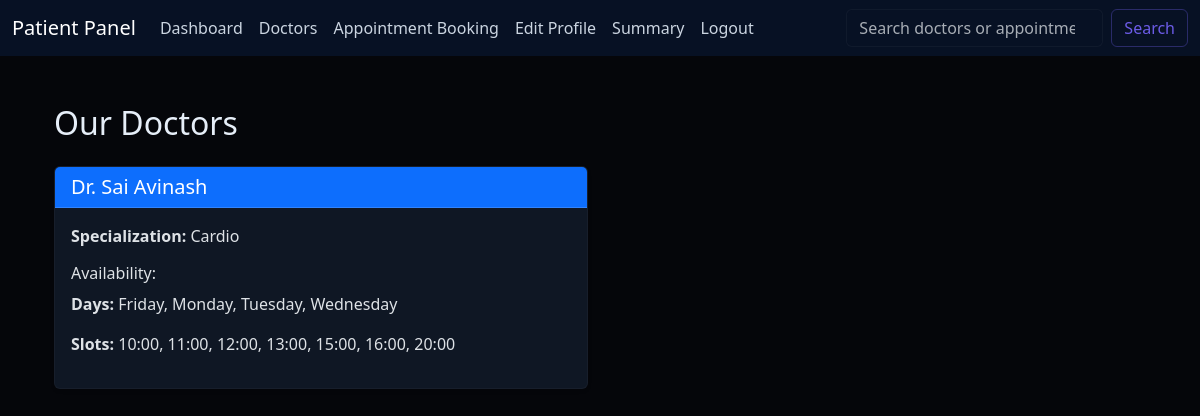
Screenshot of /patient/doctors (signed in) with the database file from the repository.
### models.py (models this page shows, shortened)
class Doctor(db.Model):
    id = db.Column(db.Integer, primary_key=True)
    user_id = db.Column(db.Integer, db.ForeignKey('user.id'), nullable=False, unique=True)
    specialization = db.Column(db.String(50), nullable=False)
    availability = db.relationship('DoctorAvailability', backref='doctor', lazy='dynamic', cascade="all, delete-orphan")
    appointments = db.relationship('Appointment', backref='doctor', lazy=True)

class User(UserMixin, db.Model):
    id = db.Column(db.Integer, primary_key=True)
    username = db.Column(db.String(50), unique=True, nullable=False)
    name = db.Column(db.String(50), nullable=False)
    email = db.Column(db.String(50), unique=True, nullable=False)
    password = db.Column(db.String(200), nullable=False)  # hashed passwords are long
    role = db.Column(db.String(20), nullable=False)  # Admin / Doctor / Patient
    doctor_profile = db.relationship('Doctor', backref='user', uselist=False)
    patient_profile = db.relationship('Patient', backref='user', uselist=False)

### routes/patients.py (the view)
@patient_bp.route('/doctors')
@login_required
def list_doctors():
    doctors = Doctor.query.join(User).all()
    availability_by_doctor = {}
    for doctor in doctors:
        availability = DoctorAvailability.query.filter_by(doctor_id=doctor.id).all()
        availability_by_doctor[doctor.id] = {
            'days': sorted(list(set([avail.day.value for avail in availability]))),
            'slots': sorted(list(set([avail.start_time.strftime('%H:%M') for avail in availability])))
        }
    return render_template('patient/list_doctors.html', doctors=doctors, availability_by_doctor=availability_by_doctor)

### app.py (called while the page is built)
@login_manager.user_loader
def load_user(user_id):
    return User.query.get(int(user_id))

### templates/patient/list_doctors.html (shortened to what this page needs)
{% extends "patient/patient_base.html" %}
{% block content %}
<div class="container mt-5 mb-5">
    <h2 class="mb-4">Our Doctors</h2>
    <div class="row">
        {% for doctor in doctors %}
        <div class="col-md-6 mb-4">
            <div class="card shadow-sm">
                <div class="card-header bg-primary text-white">
                    <h5 class="mb-0">Dr. {{ doctor.user.name }}</h5>
                </div>
                <div class="card-body">
                    <p><strong>Specialization:</strong> {{ doctor.specialization }}</p>
                    {% if availability_by_doctor[doctor.id] %}
                        <h6>Availability:</h6>
                        <p><strong>Days:</strong> {{ ", ".join(availability_by_doctor[doctor.id]['days']) }}</p>
                        <p><strong>Slots:</strong> {{ ", ".join(availability_by_doctor[doctor.id]['slots']) }}</p>
                    {% else %}
                        <p class="text-muted">Availability not set for this doctor.</p>
                    {% endif %}
                </div>
            </div>
        </div>
        {% endfor %}
    </div>
</div>
{% endblock %}

### static/css/theme.css (style rules this page uses)
:root { --accent: #6c5ce7; --muted: #6b7280; --card-bg: #0f1724; --surface: #0b1220; }
body[data-bs-theme="dark"], body { background-color: #05060a; color: #e6eef8; }
.card { background-color: var(--card-bg); border: 1px solid rgba(255,255,255,0.03); }

### rows the page displays
Doctor: user.name "Sai Avinash", specialization "Cardio", id "Friday, Monday, Tuesday, Wednesday", id "10:00, 11:00, 12:00, 13:00, 15:00, 16:00, 20:00"
